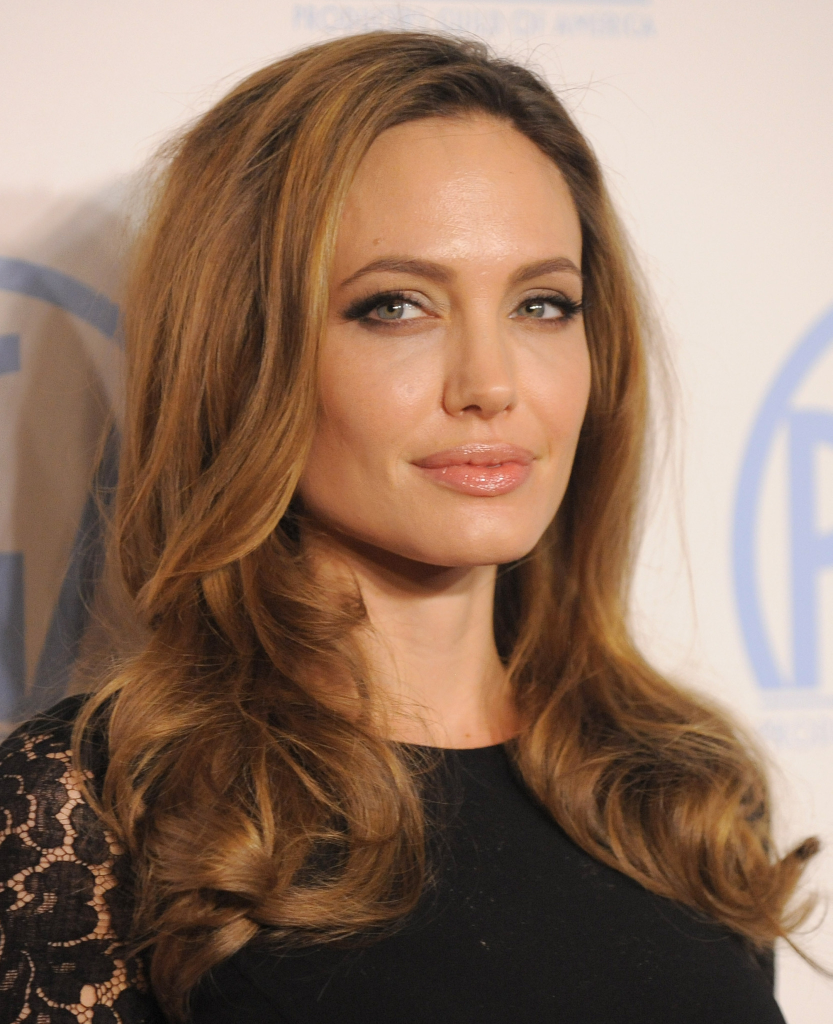
#> input picture 03/homework-facedata/1.jpg, 1665 x 2048 px (shown at 1/2 size)
$ jupyter execute general_seg.ipynb
#> lines starting #> are read from the running program, lines starting #| are printed output that depends on the picture; after the words box and inside, x2 and y2 are one past the last pixel; in counts of white or black regions, pixels touching at a corner belong together
[cell 1]
import cv2
import numpy as np
import matplotlib.pyplot as plt

[cell 2]
face1 = cv2.imread('./homework-facedata/1.jpg')
#> face1 is the input picture: shape (2048, 1665, 3); mean B, G, R 97.7, 115.8, 143.7
face2 = cv2.imread('./homework-facedata/2.jpg')
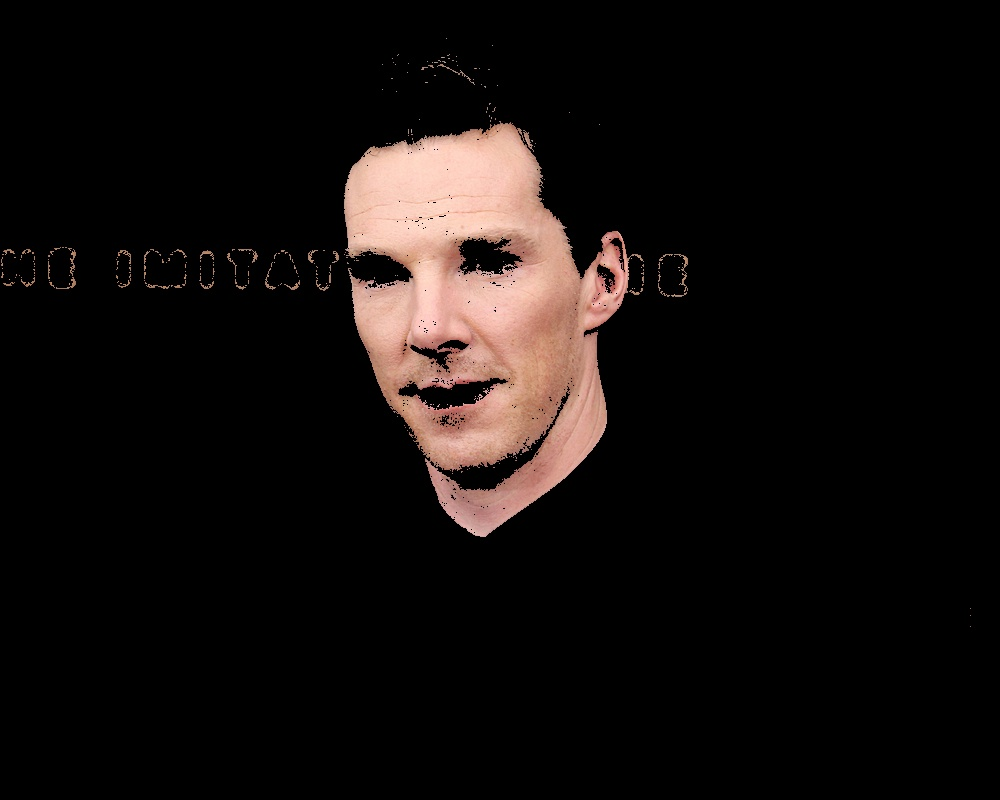
#> input picture 03/2.jpg, 1000 x 800 px, found by its file name
#> face2 is the input picture: shape (800, 1000, 3); mean B, G, R 13.2, 14.7, 19.5
face3 = cv2.imread('./homework-facedata/3.jpg')
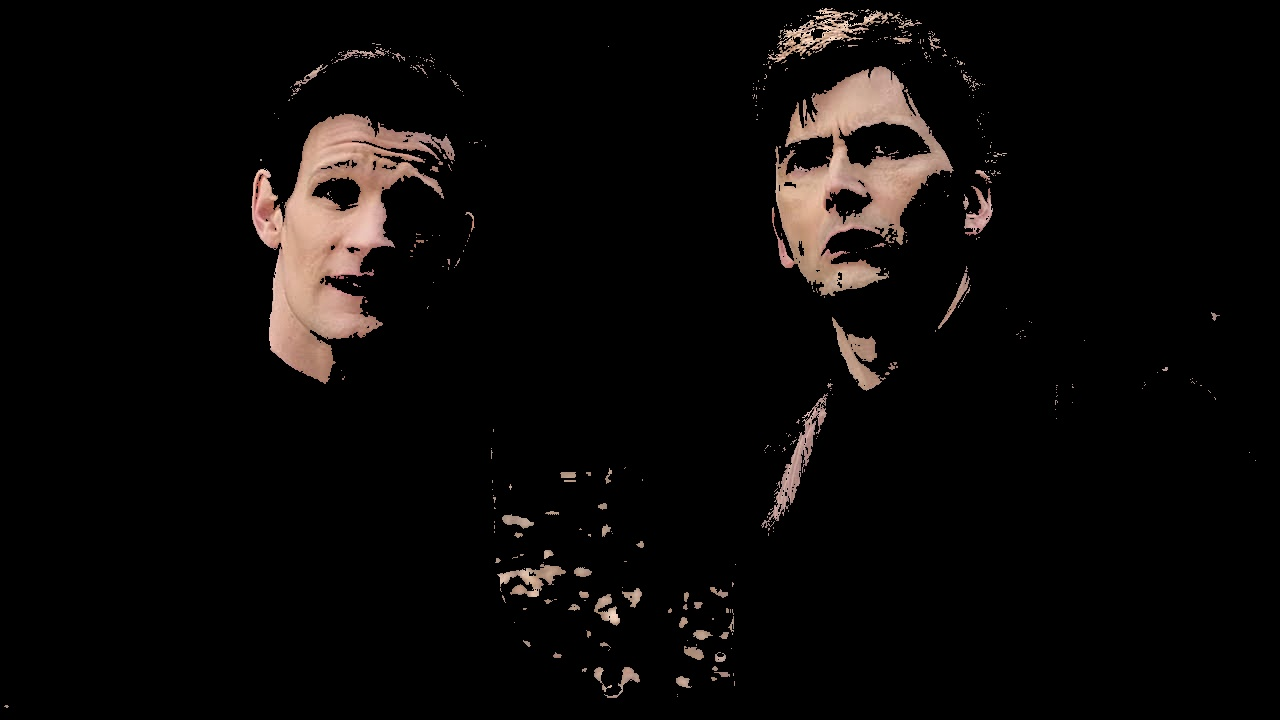
#> input picture 03/3.jpg, 1280 x 720 px, found by its file name
#> face3 is the input picture: shape (720, 1280, 3); mean B, G, R 8.2, 9.1, 11.6
face1 = cv2.cvtColor(face1, cv2.COLOR_BGR2HSV)
#> face1: shape (2048, 1665, 3); mean H, S, V 21.2, 94.3, 144.3
face2 = cv2.cvtColor(face2, cv2.COLOR_BGR2HSV)
#> face2: shape (800, 1000, 3); mean H, S, V 2.7, 18.2, 19.5
face3 = cv2.cvtColor(face3, cv2.COLOR_BGR2HSV)
#> face3: shape (720, 1280, 3); mean H, S, V 3.5, 20.5, 11.6

[cell 3]
plt.imshow(face1[270:1100, 650:1150])

[cell 4]
plt.imshow(face2[150:450,400:570, ::-1])
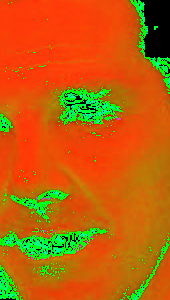
#> shown: shape (300, 170, 3); mean R, G, B 189.6, 96.4, 10.6

[cell 5]
plt.imshow(face3[120:310, 300:430, ::-1])
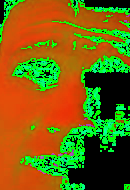
#> shown: shape (190, 130, 3); mean R, G, B 114.9, 100.3, 15

[cell 6]
plt.imshow(face3[80:310, 800:930, ::-1])
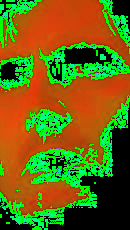
#> shown: shape (230, 130, 3); mean R, G, B 101.8, 102, 16.5

[cell 7]
def eda(img_list, channel):
#> called with channel = 0
    d = {}
    for img in img_list:
        for i in range(img.shape[0]):
            for j in range(img.shape[1]):
                if img[i, j, channel] not in d:
                    d[img[i, j, channel]] = 0
                d[img[i, j, channel]] += 1
#> this loop made 4 passes
#> after the loop, d = 100 items
    d = dict(sorted(d.items()))
    plt.plot(d.keys(), d.values())

[cell 8]
face_eda = [face1[270:1100, 650:1150, :], face2[150:450,400:570, :], face3[120:310, 300:430, :], face3[80:310, 800:930, :]]

[cell 9]
eda(face_eda, 0)
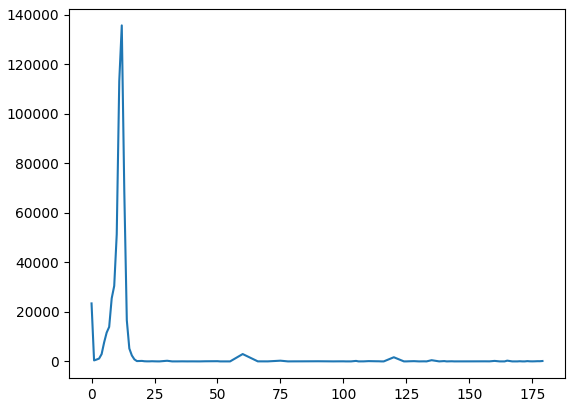
#> figure drawn by matplotlib, 1 panel; curve peaks at x = 12, y = 135671

[cell 10]
eda(face_eda, 1)
#> the loop in eda (call 2), `for img in img_list:` made 4 passes
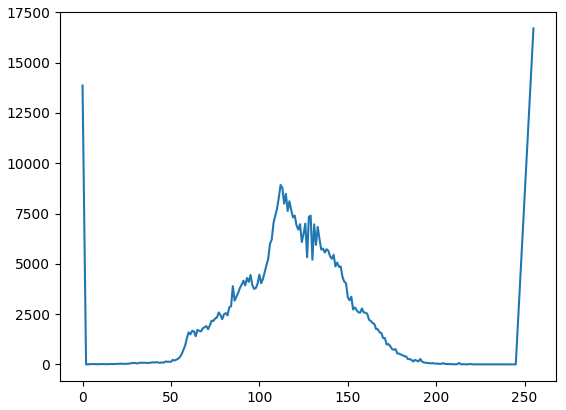
#> figure drawn by matplotlib, 1 panel; curve peaks at x = 255, y = 16705

[cell 11]
eda(face_eda, 2)
#> figure, not shown here; curve peaks at x = 0, y = 13493

[cell 12]
def create_result(face, lower, upper, output_name):
#> called with lower = array of shape (3,), upper = array of shape (3,), output_name = '1'
    mask = cv2.inRange(face, lower, upper)
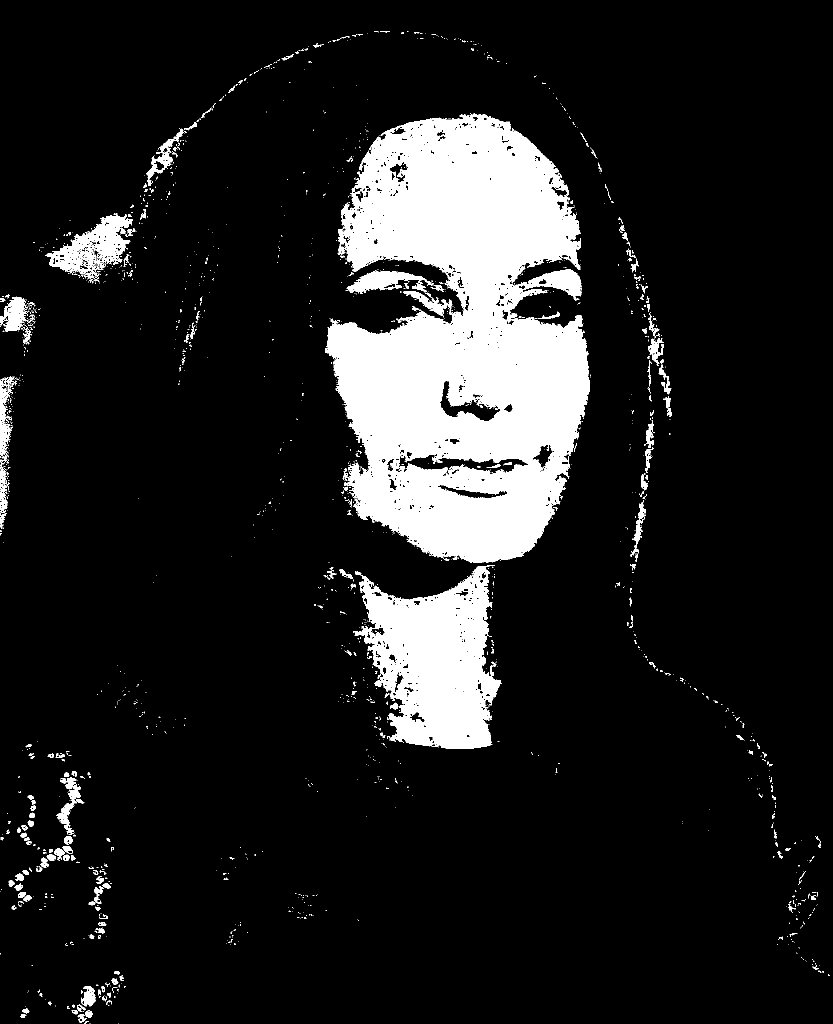
#> mask: shape (2048, 1665) (shown at 1/2 size); 12.5% white; 1721 white regions (1490 under 20 px), largest, box (x1, y1, x2, y2) and area: (650, 228, 1180, 1126) 317763, (706, 1130, 1002, 1498) 65747, (91, 427, 264, 559) 9012
    res = cv2.bitwise_and(face, face, mask = mask)
#> res: shape (2048, 1665, 3); mean H, S, V 1.5, 14.3, 26.2
    res = cv2.cvtColor(res, cv2.COLOR_HSV2BGR)
    cv2.imwrite(output_name+'.jpg', res)
    plt.imshow(res[:, :, ::-1])

[cell 13]
lower = np.array([0, 50, 160])
upper = np.array([13, 150, 255])

[cell 14]
create_result(face1, lower, upper, '1')

[cell 15]
create_result(face2, lower, upper, '2')
#> in create_result (call 2), `mask = cv2.inRange(face, lower, upper)`: mask: shape (800, 1000); 8.6% white; 114 white regions (107 under 20 px), largest, box (x1, y1, x2, y2) and area: (344, 124, 630, 536) 68047, (524, 133, 532, 148) 46, (683, 256, 688, 267) 26
#> in create_result (call 2), `res = cv2.bitwise_and(face, face, mask = mask)`: res: shape (800, 1000, 3); mean H, S, V 0.6, 7.2, 18.6

[cell 16]
create_result(face3, lower, upper, '3')
#> call 3 of create_result, with lower = array of shape (3,), upper = array of shape (3,), output_name = '3'
#> in create_result (call 3), `mask = cv2.inRange(face, lower, upper)`: mask: shape (720, 1280); 5% white; 122 white regions (81 under 20 px), largest, box (x1, y1, x2, y2) and area: (252, 114, 442, 383) 21813, (776, 67, 952, 295) 17175, (833, 319, 880, 390) 1264
#> in create_result (call 3), `res = cv2.bitwise_and(face, face, mask = mask)`: res: shape (720, 1280, 3); mean H, S, V 0.4, 3.9, 9.7
#> in create_result (call 3), `res = cv2.cvtColor(res, cv2.COLOR_HSV2BGR)`:
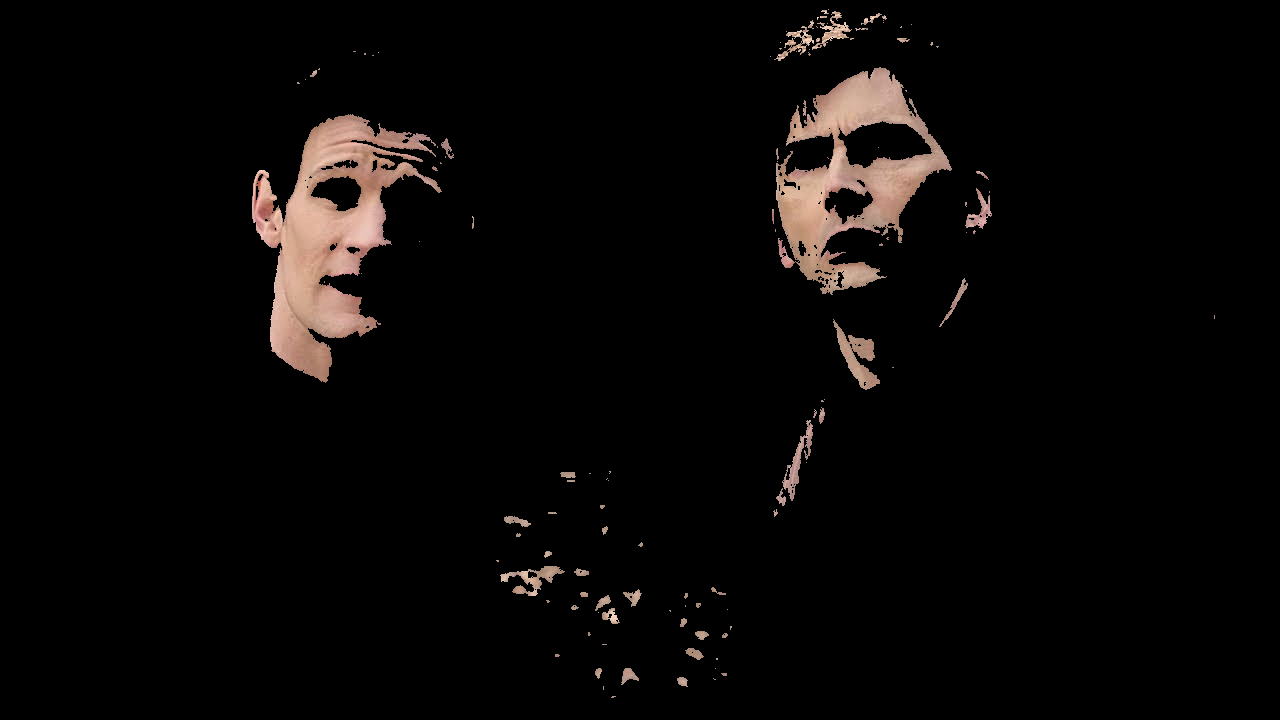
#> res: shape (720, 1280, 3); mean B, G, R 6.7, 7.6, 9.7

[cell 17]
eda([face3[15:30, 800:830, :]], 2)
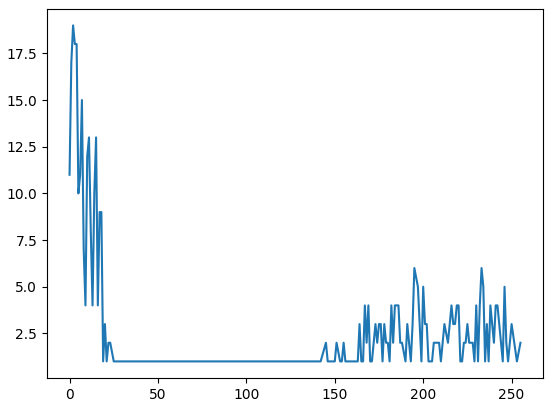
#> figure drawn by matplotlib, 1 panel; curve peaks at x = 2, y = 19
